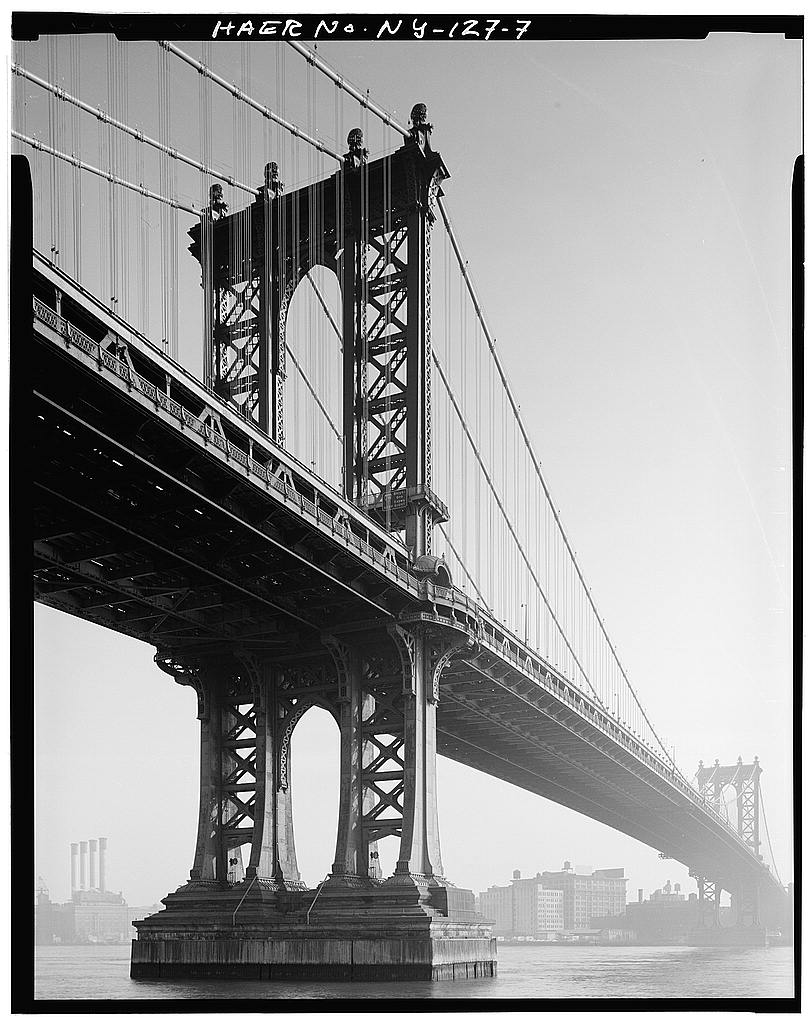
#> input picture assets/source/haer-ny-127-7.jpg, 812 x 1024 px
$ python make_hero.py
#> lines starting #> are read from the running program, lines starting #| are printed output that depends on the picture; after the words box and inside, x2 and y2 are one past the last pixel; in counts of white or black regions, pixels touching at a corner belong together
"""Build the site's photographic assets from the two files in assets/source/.

Outputs
    assets/hero-composite.jpg        2400 x 1000, the index page hero band
    assets/hero-composite-1200.jpg   small-screen variant
    assets/carousel/bridge-underside.jpg
                                     the HAER plate, border trimmed, for the
                                     noise-canyon carousel

Inputs and their provenance
    assets/source/haer-ny-127-7.jpg
        Historic American Engineering Record survey NY-127, photograph 7,
        Jack E. Boucher for the National Park Service. Library of Congress
        item ny0980, digital id 119135. The Library states "No known
        restrictions on images made by the U.S. Government." The 1024 px
        derivative is the largest that exists at the predictable LOC paths:
        the p.tif, pd.jpg and pw.jpg masters all return 404 for this item.

    assets/source/model-t1-under.png
        A canvas render taken from this repository's own visual-review/
        model-3d.html at tier T1, view Under, with callouts and sightlines
        turned off. It is therefore a picture of inferred geometry, which is
        why it is composited as a wireframe dissolving out of the photograph
        rather than presented as a depiction of the structure.

The output is deliberately grayscale-neutral so the page can tint it with
the theme accent in CSS instead of baking a colour into a JPEG.

Run:  python make_hero.py
"""
import os

from PIL import Image, ImageChops, ImageFilter, ImageOps

W, H = 2400, 1000
OUT = "assets"
SRC = os.path.join("assets", "source")
PHOTO = os.path.join(SRC, "haer-ny-127-7.jpg")
RENDER = os.path.join(SRC, "model-t1-under.png")


def content_box(im, dark=34, light=228, frac=0.78, limit=0.25):
    """Trim the scan furniture from a HAER plate.

    The plate is nested: a white page margin, then a black negative border
    carrying the hand-lettered survey number, then the photograph. Two earlier
    versions of this got it wrong in instructive ways.

    Testing only for near-black stopped immediately at the white page margin
    and trimmed nine pixels while reporting success. Testing for "uniformly
    black OR uniformly white" then stopped at the TRANSITION rows where the
    margin meets the border and neither test passes on its own.

    So the test is that a band is EXTREME - near-black plus near-white together
    account for most of it - and rather than peeling until the test fails, each
    edge scans the outer quarter and crops just past the furthest extreme band.
    That bridges the transitions.
    """
    g = im.convert("L")
    w, h = g.size
    px = g.load()
    xs = list(range(0, w, 2))
    ys = list(range(0, h, 2))

    def extreme(vals):
        n = len(vals)
        return (sum(1 for v in vals if v <= dark or v >= light) / n) >= frac

    def scan(n, band, forward):
        far = -1
        for k in range(int(n * limit)):
            i = k if forward else n - 1 - k
            if extreme(band(i)):
                far = k
        return far + 1

    top = scan(h, lambda y: [px[x, y] for x in xs], True)
    bot = h - 1 - scan(h, lambda y: [px[x, y] for x in xs], False)
    left = scan(w, lambda x: [px[x, y] for y in ys], True)
    right = w - 1 - scan(w, lambda x: [px[x, y] for y in ys], False)
    pad = max(2, int(0.004 * min(w, h)))
    return (left + pad, top + pad, right + 1 - pad, bot + 1 - pad)


def geom_box(im, floor=30):
    """Tight bounding box of drawn geometry on the model's flat background."""
    g = im.convert("L")
    bg = g.getpixel((4, 4))
    mask = g.point(lambda v: 255 if abs(v - bg) > floor else 0)
    return mask.getbbox() or (0, 0, im.size[0], im.size[1])


def _ramp(n, stops):
    stops = sorted(stops)
    out = []
    for i in range(n):
        fr = i / (n - 1)
        v = stops[-1][1] if fr > stops[-1][0] else stops[0][1]
        for j in range(len(stops) - 1):
            a, va = stops[j]
            b, vb = stops[j + 1]
            if a <= fr <= b:
                t = 0.0 if b == a else (fr - a) / (b - a)
                v = va + (vb - va) * t
                break
        out.append(int(round(v)))
    return out


def hgrad(size, stops):
    w, h = size
    row = Image.new("L", (w, 1))
    d = row.load()
    for x, v in enumerate(_ramp(w, stops)):
        d[x, 0] = v
    return row.resize((w, h), Image.BILINEAR)


def vgrad(size, stops):
    w, h = size
    col = Image.new("L", (1, h))
    d = col.load()
    for y, v in enumerate(_ramp(h, stops)):
        d[0, y] = v
    return col.resize((w, h), Image.BILINEAR)


def build_carousel_plate(photo):
    """The photograph on its own, trimmed, for use as a carousel slide."""
    d = os.path.join(OUT, "carousel")
    os.makedirs(d, exist_ok=True)
    im = ImageOps.autocontrast(photo, cutoff=1)
    w, h = im.size
    s = 1400.0 / max(w, h)
    if s < 1.0:
        im = im.resize((int(w * s), int(h * s)), Image.LANCZOS)
    p = os.path.join(d, "bridge-underside.jpg")
    im.convert("RGB").save(p, "JPEG", quality=88, optimize=True, progressive=True)
    print("wrote", p, os.path.getsize(p), "bytes", im.size)


def main():
    os.makedirs(OUT, exist_ok=True)

    photo = Image.open(PHOTO).convert("L")
#> photo is the input picture: PIL image 812x1024 L; min 0, max 255, mean 149.4
    box = content_box(photo)
#> in content_box, `top = scan(h, lambda y: [px[x, y] for x in xs], True)`: top = 39
#> in content_box, `bot = h - 1 - scan(h, lambda y: [px[x, y] for x in xs], False)`: bot = 998
#> in content_box, `left = scan(w, lambda x: [px[x, y] for y in ys], True)`: left = 34
#> in content_box, `right = w - 1 - scan(w, lambda x: [px[x, y] for y in ys], False)`: right = 793
#> box = (37, 42, 791, 996)
    print("photo", photo.size, "content box", box)
#| photo (812, 1024) content box (37, 42, 791, 996)
    photo = photo.crop(box)
#> photo: PIL image 754x954 L
    build_carousel_plate(photo)
#| wrote assets/carousel/bridge-underside.jpg 178585 bytes (754, 954)

    base = Image.new("L", (W, H), 16)
#> base: PIL image 2400x1000 L; every value is 16
    pw, ph = photo.size
#> pw = 754; ph = 954
    scale = 1.42 * H / ph
#> scale = 1.49
    photo = photo.resize((int(pw * scale), int(ph * scale)), Image.LANCZOS)
#> photo: PIL image 1122x1420 L
    pw, ph = photo.size
#> pw = 1122; ph = 1420

    # Window on the tower and the deck soffit.
    top = int(ph * 0.10)
#> top = 142
    photo = photo.crop((0, top, pw, top + H))
#> photo: PIL image 1122x1000 L
    pw, ph = photo.size
#> ph = 1000

    px0 = W - pw + int(pw * 0.06)
#> px0 = 1345
    photo = ImageOps.autocontrast(photo, cutoff=1)
    photo = photo.point(lambda v: int(min(255, (v / 255.0) ** 1.18 * 255 * 0.92)))

    # Feather the photograph's left edge into the wireframe zone.
    fade = int(pw * 0.42)
#> fade = 471
    pmask = hgrad((pw, ph), [(0.0, 0), (fade / pw * 0.55, 40),
                             (fade / pw, 255), (1.0, 255)])
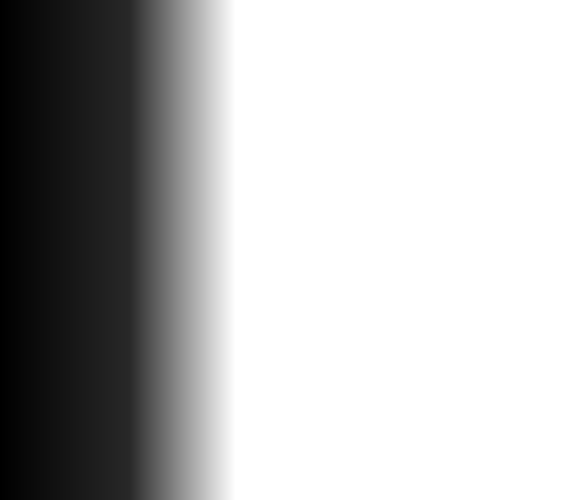
#> pmask: PIL image 1122x1000 L (shown at 1/2 size); min 0, max 255, mean 180.4
    base.paste(photo, (px0, 0), pmask)

    # The model render, screened over the plate so its lines read as light.
    ren = Image.open(RENDER).convert("L")
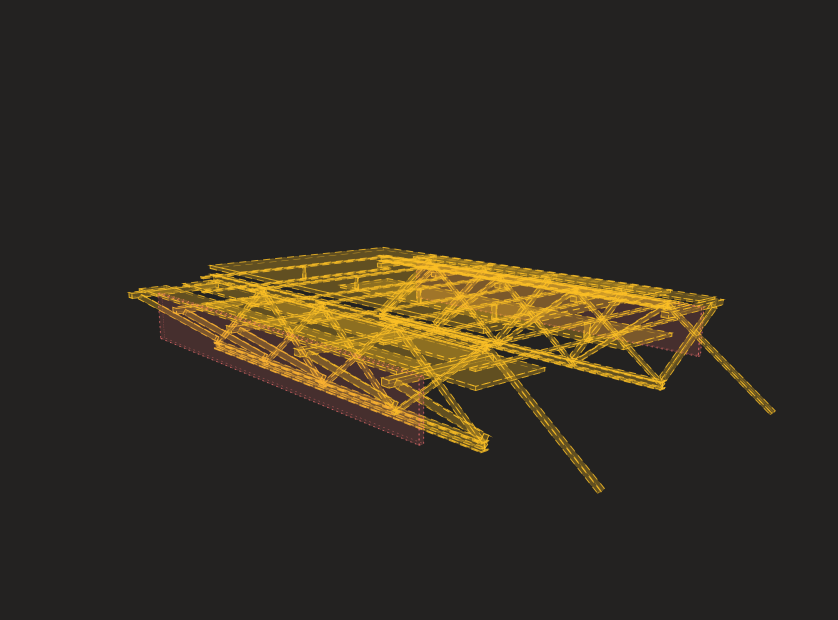
#> input picture assets/source/model-t1-under.png, 1676 x 1240 px (shown at 1/2 size)
    gb = geom_box(ren)
#> in geom_box, `bg = g.getpixel((4, 4))`: bg = 34
#> in geom_box, `mask = g.point(lambda v: 255 if abs(v - bg) > floor else 0)`:
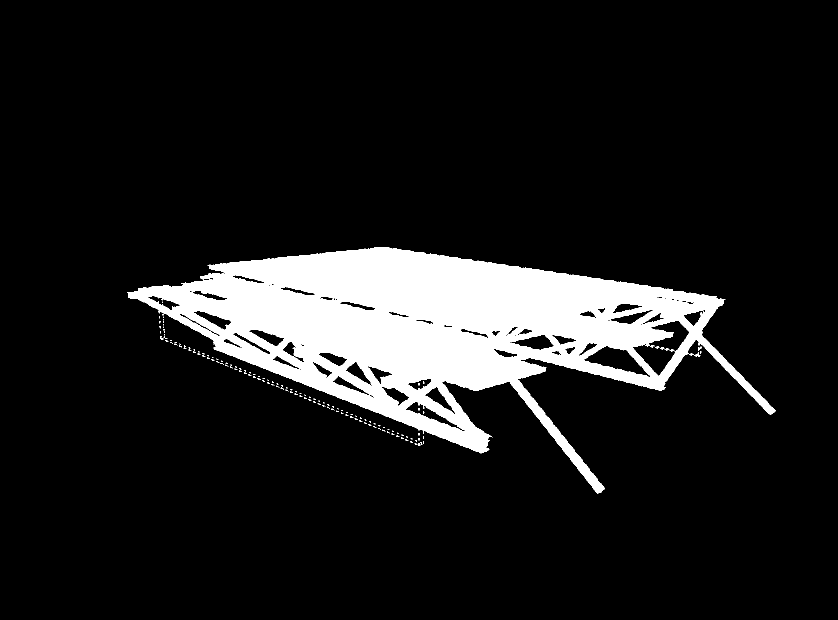
#> mask: PIL image 1676x1240 L (shown at 1/2 size); 11.1% white; 149 white regions (141 under 20 px), largest, box (x1, y1, x2, y2) and area: (254, 494, 1552, 987) 229956, (1388, 705, 1401, 714) 40, (320, 672, 327, 679) 26
#> gb = (254, 494, 1552, 987)
    print("render", ren.size, "geom box", gb)
#| render (1676, 1240) geom box (254, 494, 1552, 987)
    ren = ren.crop(gb)
#> ren: PIL image 1298x493 L
    ren = ImageChops.subtract(ren, Image.new("L", ren.size, 34))
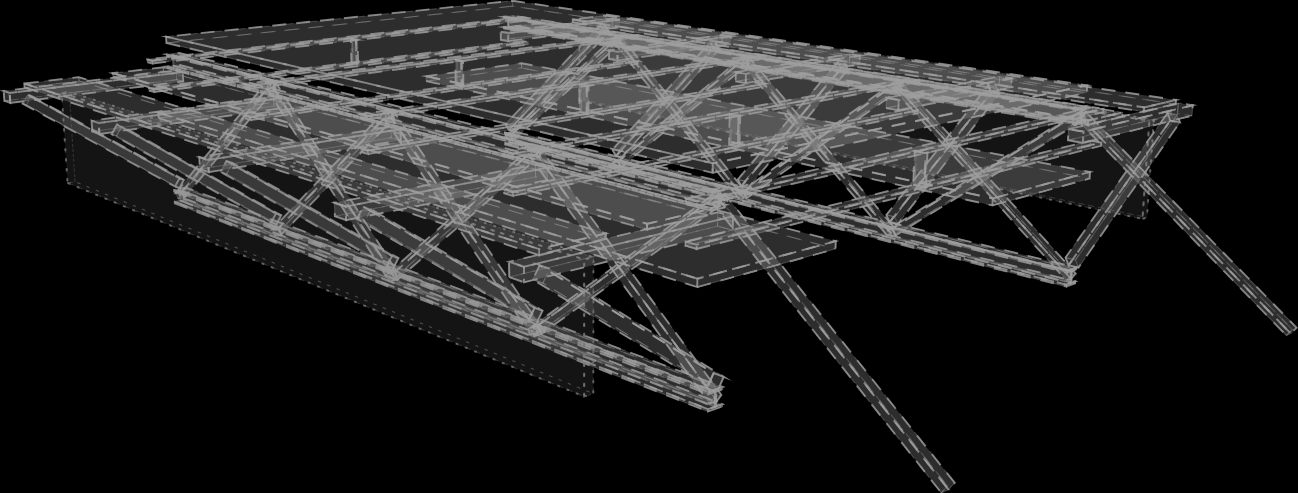
#> ren: PIL image 1298x493 L; min 0, max 158, mean 34.9
    rw, rh = ren.size
#> rw = 1298; rh = 493
    rs = (H * 0.86) / rh
#> rs = 1.74
    ren = ren.resize((int(rw * rs), int(rh * rs)), Image.LANCZOS)
#> ren: PIL image 2264x860 L
    rw, rh = ren.size
#> rw = 2264; rh = 860

    plate = Image.new("L", (W, H), 0)
#> plate: PIL image 2400x1000 L; every value is 0
    plate.paste(ren, (int(W * 0.235), int((H - rh) / 2)))
    bloom = plate.filter(ImageFilter.GaussianBlur(7)).point(lambda v: int(v * 0.55))
    plate = ImageChops.lighter(plate, bloom)
    plate = ImageChops.multiply(plate, hgrad(
        (W, H), [(0.0, 0), (0.20, 150), (0.50, 255), (0.78, 195), (1.0, 55)]))
    base = ImageChops.screen(base, plate.point(lambda v: int(min(255, v * 0.92))))

    # Readability scrim, darkest at the left where the headline sits.
    scrim = hgrad((W, H), [(0.0, 250), (0.30, 175), (0.55, 62), (1.0, 0)])
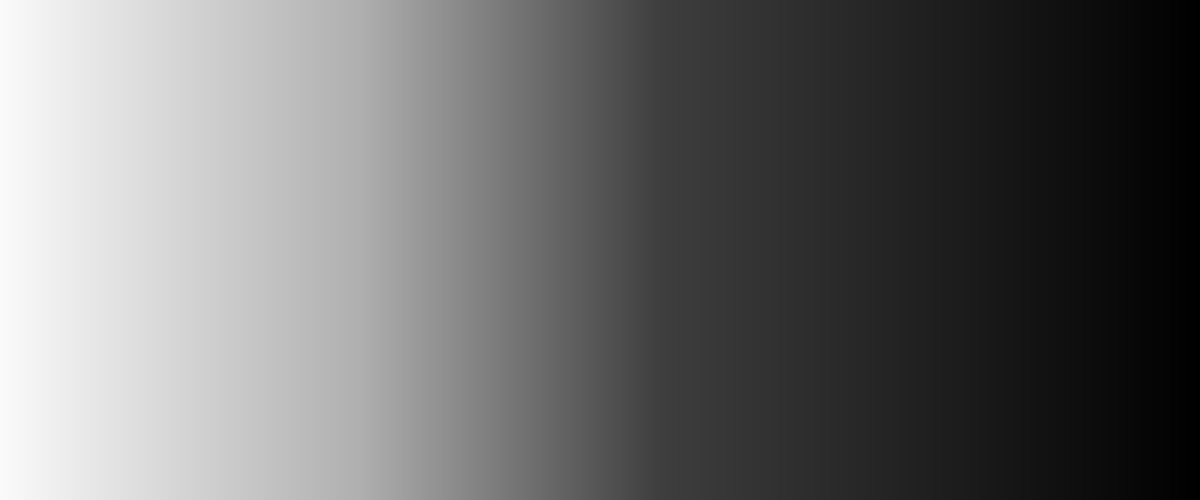
#> scrim: PIL image 2400x1000 L (shown at 1/2 size); min 0, max 250, mean 107.3
    base = ImageChops.subtract(base, scrim.point(lambda v: int(v * 0.58)))

    # Top and bottom falloff so the band sits into the page.
    vs = vgrad((W, H), [(0.0, 90), (0.12, 0), (0.86, 0), (1.0, 120)])
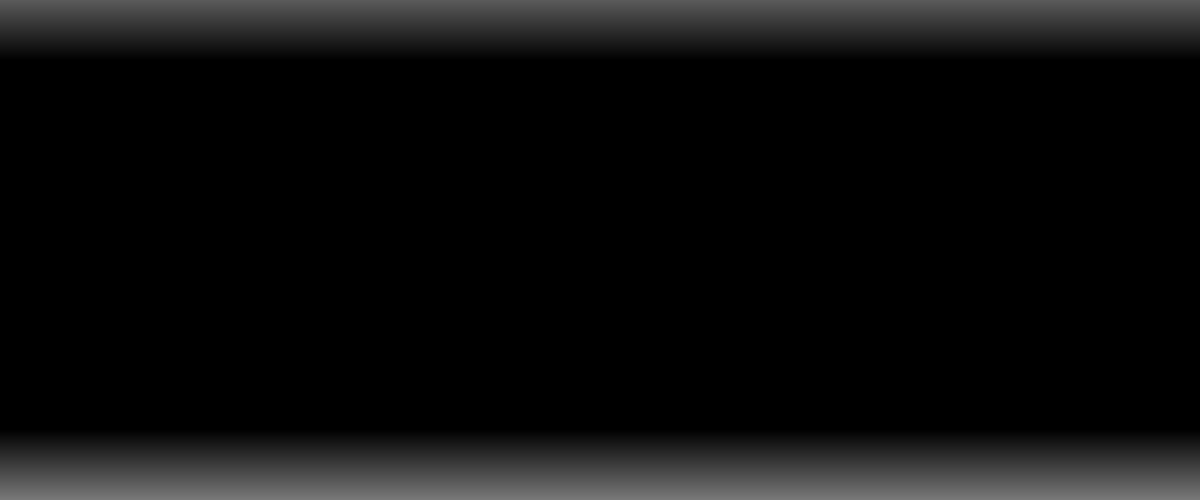
#> vs: PIL image 2400x1000 L (shown at 1/2 size); min 0, max 120, mean 13.9
    base = ImageChops.subtract(base, vs.point(lambda v: int(v * 0.6)))

    out = base.convert("RGB")
    p = os.path.join(OUT, "hero-composite.jpg")
    out.save(p, "JPEG", quality=86, optimize=True, progressive=True)
    print("wrote", p, os.path.getsize(p), "bytes", out.size)
#| wrote assets/hero-composite.jpg 226657 bytes (2400, 1000)

    small = out.resize((1200, 500), Image.LANCZOS)
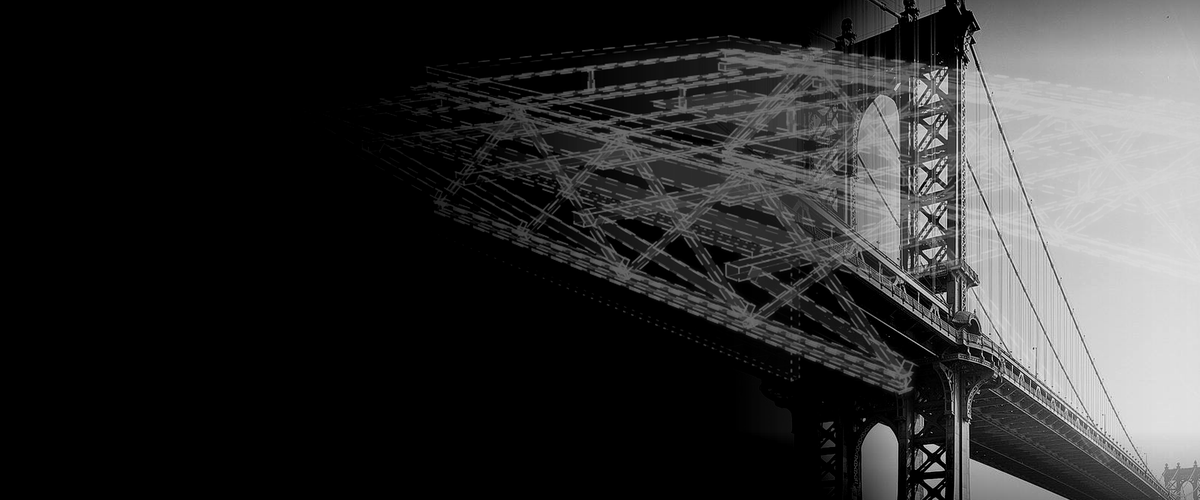
#> small: PIL image 1200x500 RGB; min 0, max 245, mean 48.3
    ps = os.path.join(OUT, "hero-composite-1200.jpg")
    small.save(ps, "JPEG", quality=84, optimize=True, progressive=True)
    print("wrote", ps, os.path.getsize(ps), "bytes", small.size)
#| wrote assets/hero-composite-1200.jpg 72654 bytes (1200, 500)


if __name__ == "__main__":
    main()
